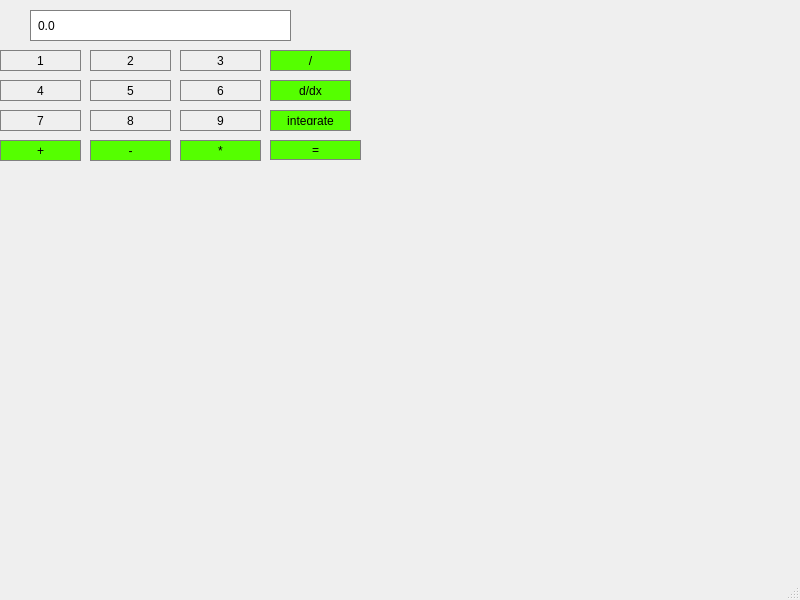
<?xml version="1.0" encoding="UTF-8"?>
<ui version="4.0">
 <class>calculator</class>
 <widget class="QMainWindow" name="calculator">
  <property name="geometry">
   <rect>
    <x>0</x>
    <y>0</y>
    <width>800</width>
    <height>600</height>
   </rect>
  </property>
  <property name="sizePolicy">
   <sizepolicy hsizetype="Preferred" vsizetype="Preferred">
    <horstretch>0</horstretch>
    <verstretch>0</verstretch>
   </sizepolicy>
  </property>
  <property name="windowTitle">
   <string>calculator</string>
  </property>
  <widget class="QWidget" name="centralwidget">
   <widget class="QLineEdit" name="res">
    <property name="geometry">
     <rect>
      <x>30</x>
      <y>10</y>
      <width>261</width>
      <height>31</height>
     </rect>
    </property>
    <property name="styleSheet">
     <string notr="true">QLineEdit{
background -color#red;
border:1px solid grey;
padding:5px;
color:#red;
}</string>
    </property>
    <property name="text">
     <string>0.0</string>
    </property>
   </widget>
   <widget class="QPushButton" name="b8">
    <property name="geometry">
     <rect>
      <x>90</x>
      <y>110</y>
      <width>81</width>
      <height>21</height>
     </rect>
    </property>
    <property name="styleSheet">
     <string notr="true">QPushButton{
background -color#C0C0C0;
border:1px solid grey;
padding:5px;
}
QPushButton:pressed{
background -color#A9A9A9;
border:1px solid grey;
padding:5px;
}</string>
    </property>
    <property name="text">
     <string>8</string>
    </property>
   </widget>
   <widget class="QPushButton" name="b5">
    <property name="geometry">
     <rect>
      <x>90</x>
      <y>80</y>
      <width>81</width>
      <height>21</height>
     </rect>
    </property>
    <property name="styleSheet">
     <string notr="true">QPushButton{
background -color#C0C0C0;
border:1px solid grey;
padding:5px;
}
QPushButton:pressed{
background -color#A9A9A9;
border:1px solid grey;
padding:5px;
}</string>
    </property>
    <property name="text">
     <string>5</string>
    </property>
   </widget>
   <widget class="QPushButton" name="b1">
    <property name="geometry">
     <rect>
      <x>0</x>
      <y>50</y>
      <width>81</width>
      <height>21</height>
     </rect>
    </property>
    <property name="styleSheet">
     <string notr="true">QPushButton{
background -color#C0C0C0;
border:1px solid grey;
padding:5px;
}
QPushButton:pressed{
background -color#A9A9A9;
border:1px solid grey;
padding:5px;
}</string>
    </property>
    <property name="text">
     <string>1</string>
    </property>
   </widget>
   <widget class="QPushButton" name="integ">
    <property name="geometry">
     <rect>
      <x>270</x>
      <y>110</y>
      <width>81</width>
      <height>21</height>
     </rect>
    </property>
    <property name="styleSheet">
     <string notr="true">QPushButton{
border:1px solid grey;
	background-color: rgb(85, 255, 0);
padding:5px;
}
QPushButton:pressed{
background -color#A9A9A9;
border:1px solid grey;
padding:5px;
}</string>
    </property>
    <property name="text">
     <string>integrate</string>
    </property>
   </widget>
   <widget class="QPushButton" name="b6">
    <property name="geometry">
     <rect>
      <x>180</x>
      <y>80</y>
      <width>81</width>
      <height>21</height>
     </rect>
    </property>
    <property name="styleSheet">
     <string notr="true">QPushButton{
background -color#C0C0C0;
border:1px solid grey;
padding:5px;
}
QPushButton:pressed{
background -color#A9A9A9;
border:1px solid grey;
padding:5px;
}</string>
    </property>
    <property name="text">
     <string>6</string>
    </property>
   </widget>
   <widget class="QPushButton" name="b7">
    <property name="geometry">
     <rect>
      <x>0</x>
      <y>110</y>
      <width>81</width>
      <height>21</height>
     </rect>
    </property>
    <property name="styleSheet">
     <string notr="true">QPushButton{
background -color#C0C0C0;
border:1px solid grey;
padding:5px;
}
QPushButton:pressed{
background -color#A9A9A9;
border:1px solid grey;
padding:5px;
}</string>
    </property>
    <property name="text">
     <string>7</string>
    </property>
   </widget>
   <widget class="QPushButton" name="b9">
    <property name="geometry">
     <rect>
      <x>180</x>
      <y>110</y>
      <width>81</width>
      <height>21</height>
     </rect>
    </property>
    <property name="styleSheet">
     <string notr="true">QPushButton{
background -color#C0C0C0;
border:1px solid grey;
padding:5px;
}
QPushButton:pressed{
background -color#A9A9A9;
border:1px solid grey;
padding:5px;
}</string>
    </property>
    <property name="text">
     <string>9</string>
    </property>
   </widget>
   <widget class="QPushButton" name="b4">
    <property name="geometry">
     <rect>
      <x>0</x>
      <y>80</y>
      <width>81</width>
      <height>21</height>
     </rect>
    </property>
    <property name="styleSheet">
     <string notr="true">QPushButton{
background -color#C0C0C0;
border:1px solid grey;
padding:5px;
}
QPushButton:pressed{
background -color#A9A9A9;
border:1px solid grey;
padding:5px;
}</string>
    </property>
    <property name="text">
     <string>4</string>
    </property>
   </widget>
   <widget class="QPushButton" name="b2">
    <property name="geometry">
     <rect>
      <x>90</x>
      <y>50</y>
      <width>81</width>
      <height>21</height>
     </rect>
    </property>
    <property name="styleSheet">
     <string notr="true">QPushButton{
background -color#C0C0C0;
border:1px solid grey;
padding:5px;
}
QPushButton:pressed{
background -color#A9A9A9;
border:1px solid grey;
padding:5px;
}</string>
    </property>
    <property name="text">
     <string>2</string>
    </property>
   </widget>
   <widget class="QPushButton" name="diffrentiate">
    <property name="geometry">
     <rect>
      <x>270</x>
      <y>80</y>
      <width>81</width>
      <height>21</height>
     </rect>
    </property>
    <property name="styleSheet">
     <string notr="true">QPushButton{
border:1px solid grey;
	background-color: rgb(85, 255, 0);
padding:5px;
}
QPushButton:pressed{
background -color#A9A9A9;
border:1px solid grey;
padding:5px;
}</string>
    </property>
    <property name="text">
     <string>d/dx</string>
    </property>
   </widget>
   <widget class="QPushButton" name="b3">
    <property name="geometry">
     <rect>
      <x>180</x>
      <y>50</y>
      <width>81</width>
      <height>21</height>
     </rect>
    </property>
    <property name="styleSheet">
     <string notr="true">QPushButton{
background -color#C0C0C0;
border:1px solid grey;
padding:5px;
}
QPushButton:pressed{
background -color#A9A9A9;
border:1px solid grey;
padding:5px;
}</string>
    </property>
    <property name="text">
     <string>3</string>
    </property>
   </widget>
   <widget class="QPushButton" name="div">
    <property name="geometry">
     <rect>
      <x>270</x>
      <y>50</y>
      <width>81</width>
      <height>21</height>
     </rect>
    </property>
    <property name="styleSheet">
     <string notr="true">QPushButton{
border:1px solid grey;
	background-color: rgb(85, 255, 0);
padding:5px;
}
QPushButton:pressed{
background -color#A9A9A9;
border:1px solid grey;
padding:5px;
}</string>
    </property>
    <property name="text">
     <string>/</string>
    </property>
   </widget>
   <widget class="QPushButton" name="ad">
    <property name="geometry">
     <rect>
      <x>0</x>
      <y>140</y>
      <width>81</width>
      <height>21</height>
     </rect>
    </property>
    <property name="styleSheet">
     <string notr="true">QPushButton{
border:1px solid grey;
	background-color: rgb(85, 255, 0);
padding:5px;
}
QPushButton:pressed{
background -color#A9A9A9;
border:1px solid grey;
padding:5px;
}</string>
    </property>
    <property name="text">
     <string>+</string>
    </property>
   </widget>
   <widget class="QPushButton" name="eq">
    <property name="geometry">
     <rect>
      <x>270</x>
      <y>140</y>
      <width>91</width>
      <height>20</height>
     </rect>
    </property>
    <property name="styleSheet">
     <string>QPushButton{
border:1px solid grey;
	background-color: rgb(85, 255, 0);
padding:5px;
}
QPushButton:pressed{
background -color#A9A9A9;
border:1px solid grey;
padding:5px;
}</string>
    </property>
    <property name="text">
     <string>=</string>
    </property>
   </widget>
   <widget class="QPushButton" name="subs">
    <property name="geometry">
     <rect>
      <x>90</x>
      <y>140</y>
      <width>81</width>
      <height>21</height>
     </rect>
    </property>
    <property name="styleSheet">
     <string notr="true">QPushButton{
border:1px solid grey;
	background-color: rgb(85, 255, 0);
padding:5px;
}
QPushButton:pressed{
background -color#A9A9A9;
border:1px solid grey;
padding:5px;
}</string>
    </property>
    <property name="text">
     <string>-</string>
    </property>
   </widget>
   <widget class="QPushButton" name="mult">
    <property name="geometry">
     <rect>
      <x>180</x>
      <y>140</y>
      <width>81</width>
      <height>21</height>
     </rect>
    </property>
    <property name="styleSheet">
     <string notr="true">QPushButton{
border:1px solid grey;
	background-color: rgb(85, 255, 0);
padding:5px;
}
QPushButton:pressed{
background -color#A9A9A9;
border:1px solid grey;
padding:5px;
}</string>
    </property>
    <property name="text">
     <string>*</string>
    </property>
   </widget>
  </widget>
  <widget class="QMenuBar" name="menubar">
   <property name="geometry">
    <rect>
     <x>0</x>
     <y>0</y>
     <width>800</width>
     <height>17</height>
    </rect>
   </property>
  </widget>
  <widget class="QStatusBar" name="statusbar"/>
 </widget>
 <resources/>
 <connections/>
</ui>
